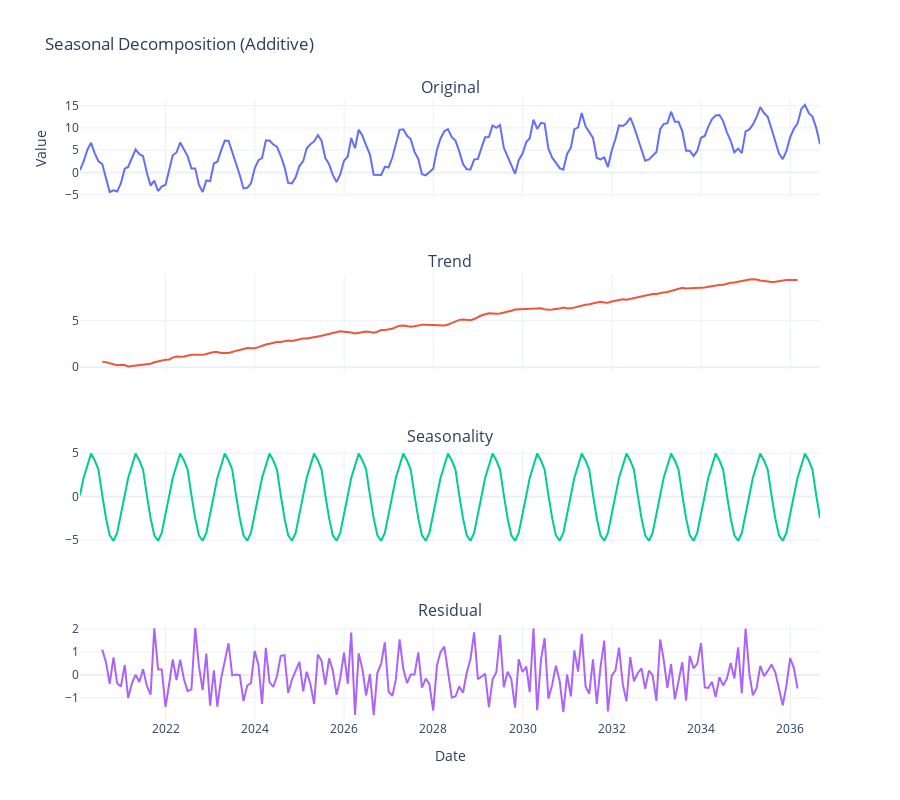

Notebook code cell kept with this figure:
### Markdown cell above
<details>
<summary><strong>📖 Click to Expand</strong></summary>

##### 📐 What Is Decomposition?

Decomposition splits a time series into:
- **Trend**: Long-term progression (upward or downward movement)
- **Seasonality**: Regular, repeating patterns (e.g., monthly cycles)
- **Residual**: The leftover noise after removing trend & seasonality

Why care?
- It **reveals structure** in your data.
- Helps you decide whether to model trend, seasonality, or both.

</details>

### Code cell
# 📐 Seasonality & trend decomposition

from statsmodels.tsa.seasonal import seasonal_decompose

# Perform additive decomposition (suitable when components are independent)
decomp = seasonal_decompose(ts["value"], model="additive", period=12)

# Plot using Plotly
import plotly.subplots as sp

fig = sp.make_subplots(rows=4, cols=1, shared_xaxes=True, subplot_titles=["Original", "Trend", "Seasonality", "Residual"])

fig.add_trace(go.Scatter(x=ts["date"], y=decomp.observed, name="Original"), row=1, col=1)
fig.add_trace(go.Scatter(x=ts["date"], y=decomp.trend, name="Trend"), row=2, col=1)
fig.add_trace(go.Scatter(x=ts["date"], y=decomp.seasonal, name="Seasonality"), row=3, col=1)
fig.add_trace(go.Scatter(x=ts["date"], y=decomp.resid, name="Residual"), row=4, col=1)

fig.update_layout(
    height=800,
    title="Seasonal Decomposition (Additive)",
    showlegend=False,
    template="plotly_white"
)

fig.update_xaxes(title_text="Date", row=4, col=1)
fig.update_yaxes(title_text="Value", row=1, col=1)
fig.show()

### Figure 1 — Plotly figure (JSON) as saved in the notebook; plotly's stock layout.template omitted (floating-point values rounded to 4 significant figures; data arrays with more than 128 entries replaced by an {"elided": "..."} marker saying what was removed)
{"data": [{"name": "Original", "type": "scatter", "x": {"elided": "200 str values"}, "xaxis": "x", "y": {"elided": "200 float values"}, "yaxis": "y"}, {"name": "Trend", "type": "scatter", "x": {"elided": "200 str values"}, "xaxis": "x2", "y": {"elided": "200 float values"}, "yaxis": "y2"}, {"name": "Seasonality", "type": "scatter", "x": {"elided": "200 str values"}, "xaxis": "x3", "y": {"elided": "200 float values"}, "yaxis": "y3"}, {"name": "Residual", "type": "scatter", "x": {"elided": "200 str values"}, "xaxis": "x4", "y": {"elided": "200 float values"}, "yaxis": "y4"}], "layout": {"annotations": [{"font": {"size": 16}, "showarrow": false, "text": "Original", "x": 0.5, "xanchor": "center", "xref": "paper", "y": 1, "yanchor": "bottom", "yref": "paper"}, {"font": {"size": 16}, "showarrow": false, "text": "Trend", "x": 0.5, "xanchor": "center", "xref": "paper", "y": 0.7188, "yanchor": "bottom", "yref": "paper"}, {"font": {"size": 16}, "showarrow": false, "text": "Seasonality", "x": 0.5, "xanchor": "center", "xref": "paper", "y": 0.4375, "yanchor": "bottom", "yref": "paper"}, {"font": {"size": 16}, "showarrow": false, "text": "Residual", "x": 0.5, "xanchor": "center", "xref": "paper", "y": 0.1562, "yanchor": "bottom", "yref": "paper"}], "height": 800, "showlegend": false, "title": {"text": "Seasonal Decomposition (Additive)"}, "xaxis": {"anchor": "y", "domain": [0, 1], "matches": "x4", "showticklabels": false}, "xaxis2": {"anchor": "y2", "domain": [0, 1], "matches": "x4", "showticklabels": false}, "xaxis3": {"anchor": "y3", "domain": [0, 1], "matches": "x4", "showticklabels": false}, "xaxis4": {"anchor": "y4", "domain": [0, 1], "title": {"text": "Date"}}, "yaxis": {"anchor": "x", "domain": [0.8438, 1], "title": {"text": "Value"}}, "yaxis2": {"anchor": "x2", "domain": [0.5625, 0.7188]}, "yaxis3": {"anchor": "x3", "domain": [0.2812, 0.4375]}, "yaxis4": {"anchor": "x4", "domain": [0, 0.1562]}}}
